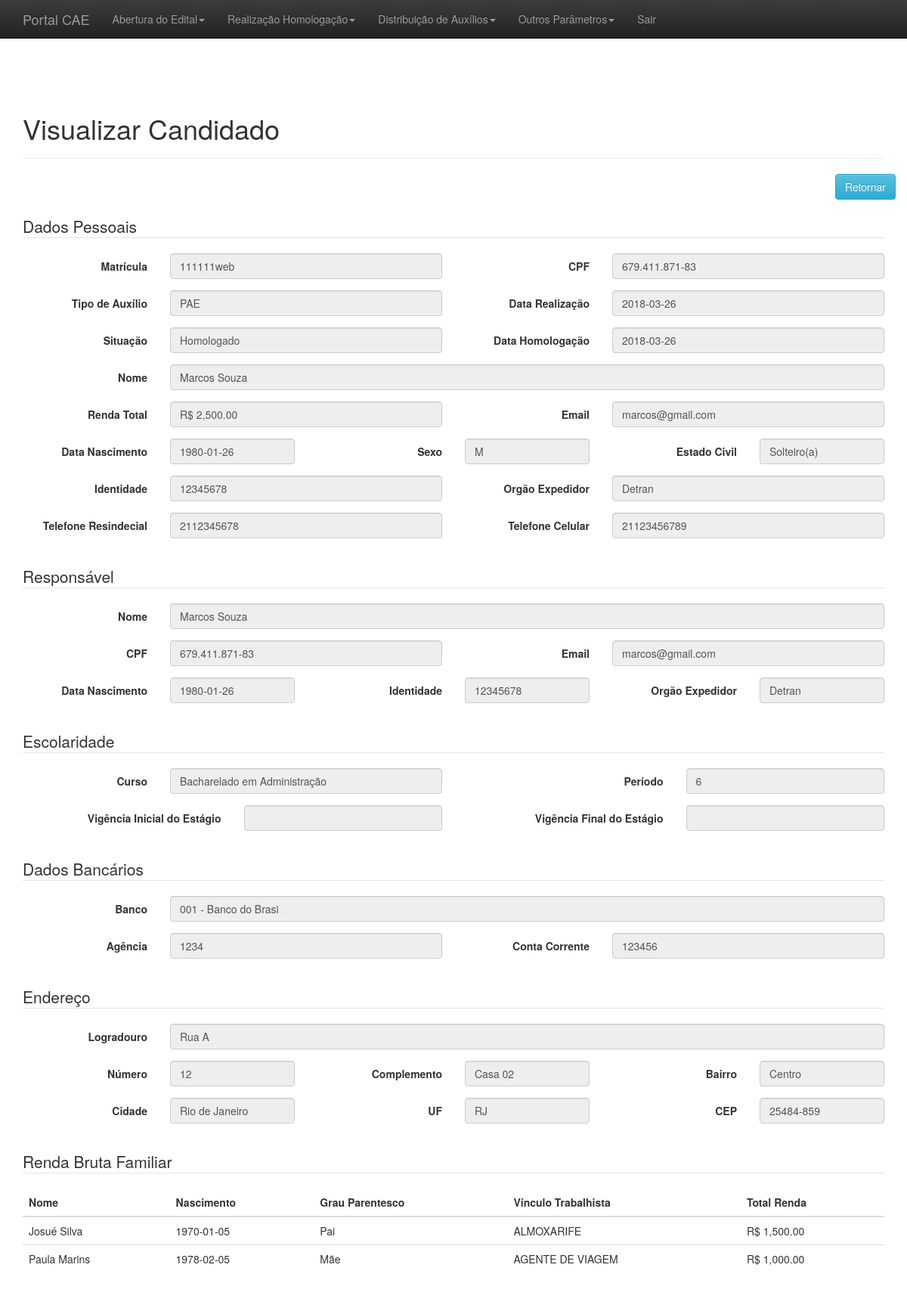
The page /adm/visualizarCandidato.php?idCandidatura=1 on the database its author committed.
### tables this page shows
CREATE TABLE `candidatura` (
  `id` int(11) NOT NULL,
  `dataRealizacao` date NOT NULL,
  `dataHomologacao` date NOT NULL,
  `dataCancelamento` date DEFAULT NULL,
  `situacao` varchar(45) NOT NULL,
  `endereco_id` int(11) DEFAULT NULL,
  `contaBancaria_id` int(11) DEFAULT NULL,
  `responsavel_id` int(11) DEFAULT NULL,
  `aluno_id` int(11) DEFAULT NULL,
  `estadoCivil_id` int(11) DEFAULT NULL,
  `classificacao_id` int(11) DEFAULT NULL,
  `tipoAuxilio_id` int(11) DEFAULT NULL,
  `justificativa_id` int(11) DEFAULT NULL,
  `editalselecao_id` int(11) DEFAULT NULL
);

CREATE TABLE `itemrenda` (
  `id` int(11) NOT NULL,
  `nome` varchar(45) NOT NULL,
  `dataNascimento` date NOT NULL,
  `totalRenda` decimal(10,0) NOT NULL,
  `candidatura_id` int(11) NOT NULL,
  `vinculoTrabalhista_id` int(11) NOT NULL,
  `grauParentesco_id` int(11) NOT NULL
);

CREATE TABLE `grauparentesco` (
  `id` int(11) NOT NULL,
  `parentesco` varchar(45) NOT NULL
);

CREATE TABLE `vinculotrabalhista` (
  `id` int(11) NOT NULL,
  `ocupacao` varchar(45) NOT NULL
);

### adm/visualizarCandidato.php (the view, shortened to what this page needs)
<?php
include_once("conexao.php");
include_once("header_adm.php");
include_once("menu_admin.php");
?>
<?php
$id = $_GET['idCandidatura'];
$result = mysqli_query($conectar, "SELECT candidatura.id, candidatura.dataCancelamento, candidatura.dataHomologacao, candidatura.aluno_id, aluno.matricula, aluno.pessoa_id, pessoa.cpf, pessoa.email, pessoa.nome, pessoa.dataNascimento, pessoa.identidade, pessoa.orgaoExpedidor, pessoa.sexo, pessoa.telefoneResidencial, pessoa.telefoneCelular, aluno.curso_id, curso.nome as 'nomeCurso', candidatura.classificacao_id, candidatura.contabancaria_id, contabancaria.nomeBanco, contabancaria.numeroAgencia, contabancaria.contaCorrente, candidatura.dataRealizacao, candidatura.endereco_id, endereco.logradouro, endereco.numero, endereco.complemento, endereco.bairro, endereco.cidade, endereco.uf, endereco.cep, aluno.escolaridade_id, escolaridade.periodo, escolaridade.vigenciaEstagioInicial, escolaridade.vigenciaEstagioFinal, candidatura.estadoCivil_id, estadocivil.descritor, candidatura.responsavel_id, responsavel.cpf AS 'respCpf', responsavel.email as 'respEmail', responsavel.nome as 'respNome', responsavel.dataNascimento as 'respDataNascimento', responsavel.identidade as 'respIdentidade', responsavel.orgaoExpedidor as 'respOrgaoExpedidor', candidatura.situacao, candidatura.tipoAuxilio_id, tipoauxilio.categoria, concat('R$ ', format((SELECT SUM(renda.totalRenda) FROM itemrenda renda WHERE renda.candidatura_id = candidatura.id), 2)) as 'totalRenda' FROM candidatura candidatura, aluno aluno, pessoa pessoa, contabancaria contabancaria, endereco endereco, escolaridade escolaridade, estadocivil estadocivil, responsavel responsavel, tipoauxilio tipoauxilio, curso curso WHERE candidatura.aluno_id = aluno.id AND aluno.pessoa_id = pessoa.id AND candidatura.contaBancaria_id = contabancaria.id AND candidatura.endereco_id = endereco.id and aluno.escolaridade_id = escolaridade.id AND candidatura.estadoCivil_id = estadocivil.id and candidatura.responsavel_id = responsavel.id AND tipoauxilio.id = candidatura.tipoAuxilio_id AND aluno.curso_id = curso.id AND candidatura.id = '$id' LIMIT 1");
$resultado = mysqli_fetch_assoc($result);
$resultado2 = mysqli_query($conectar,"SELECT itemRenda.id,itemRenda.nome,itemRenda.dataNascimento,grauparentesco.parentesco,vinculotrabalhista.ocupacao,itemRenda.candidatura_id, concat('R$ ', format(itemRenda.totalRenda, 2)) as totalRenda  FROM itemRenda itemRenda, grauparentesco grauparentesco, vinculotrabalhista vinculotrabalhista WHERE itemrenda.grauParentesco_id = grauparentesco.id and vinculotrabalhista.id = itemrenda.vinculoTrabalhista_id AND candidatura_id = '$id' ORDER BY 'id'");
?>
<br>
<br>
<div class="container theme-showcase" role="main">
	<div class="page-header">
		<h1>Visualizar Candidado</h1>
	</div>
	<div class="row">
		<div class="pull-right">
			<a href='listar_candidatos.php'><button type='button' class='btn btn-info'>Retornar</button></a>
		</div>
	</div>
	<br>
	<div class="row">
		<div class="col-md-12">
			<fieldset>
				<legend>Dados Pessoais</legend>
				<form class="form-horizontal" method = "POST" action="">
					<div class="form-group">
						<label for="inputEmail3" class="col-sm-2 control-label">Matrícula</label>
						<div class="col-sm-4">
							<input type="text" readonly="readonly" class="form-control" name="matricula" placeholder="" value = "<?php echo $resultado['matricula'];?>">
						</div>
						<label for="inputEmail3" class="col-sm-2 control-label">CPF</label>
						<div class="col-sm-4">
							<input type="text" readonly="readonly" class="form-control" id="cpf" name="cpf" placeholder="" value = "<?php echo $resultado['cpf'];?>">
						</div>
					</div>
					<div class="form-group">
						<label class="col-sm-2 control-label">Tipo de Auxílio</label>
						<div class="col-sm-4">
							<input type="text" readonly="readonly" name="tipoAuxilio" class="form-control" id="tipoAuxilio" placeholder="" value="<?php echo $resultado['categoria'];?>">
						</div>
						<label for="inputEmail3" class="col-sm-2 control-label">Data Realização</label>
						<div class="col-sm-4">
							<input type="text" readonly="readonly" class="form-control" name="dataRealizacao" placeholder="" value = "<?php echo $resultado['dataRealizacao'];?>">
						</div>
					</div>
					<div class="form-group">
						<label for="inputEmail3" class="col-sm-2 control-label">Situação</label>
						<div class="col-sm-4">
							<input type="text" readonly="readonly" class="form-control" name="situacao" placeholder="" value = "<?php echo $resultado['situacao'];?>">
						</div>
						<label for="inputEmail3" class="col-sm-2 control-label">Data Homologação</label>
						<div class="col-sm-4">
							<input type="text" readonly="readonly" class="form-control" name="situacao" placeholder="" value="<?php echo $resultado['dataHomologacao'];?>" />
						</div>
					</div>
					<div class="form-group">
						<label for="inputEmail3" class="col-sm-2 control-label">Nome</label>
						<div class="col-sm-10">
							<input type="text" readonly="readonly" class="form-control" name="nome" placeholder="" value = "<?php echo $resultado['nome'];?>">
						</div>
					</div>
					<div class="form-group">
						<label for="inputEmail3" class="col-sm-2 control-label">Renda Total</label>
						<div class="col-sm-4">
							<input type="text" readonly="readonly" class="form-control" name="rendaTotal" placeholder="" value = "<?php echo $resultado['totalRenda'];?>">
						</div>
						<label for="inputEmail3" class="col-sm-2 control-label">Email</label>
						<div class="col-sm-4">
							<input type="email" readonly="readonly"  class="form-control" name="email" placeholder="" value = "<?php echo $resultado['email'];?>">
						</div>
					</div>
					<div class="form-group">
						<label for="inputEmail3" class="col-sm-2 control-label">Data Nascimento</label>
						<div class="col-sm-2">
							<input type="text" readonly="readonly" class="form-control" name="dataNascimento" placeholder="" value = "<?php echo $resultado['dataNascimento'];?>">
						</div>
						<label for="inputEmail3" class="col-sm-2 control-label">Sexo</label>
						<div class="col-sm-2">
							<input type="text" readonly="readonly" class="form-control" name="sexo" placeholder="" value = "<?php echo $resultado['sexo'];?>">
						</div>
						<label class="col-sm-2 control-label">Estado Civil</label>
						<div class="col-sm-2">
							<input type="text" readonly="readonly" name="estadoCivil" class="form-control" id="estadoCivil" placeholder="" value="<?php echo $resultado['descritor'];?>">
						</div>
					</div>
					<div class="form-group">
						<label for="inputEmail3" class="col-sm-2 control-label">Identidade</label>
						<div class="col-sm-4">
							<input type="text" readonly="readonly" class="form-control" name="identidade" placeholder="" value = "<?php echo $resultado['identidade'];?>">
						</div>
						<label for="inputEmail3" class="col-sm-2 control-label">Orgão Expedidor</label>
						<div class="col-sm-4">
							<input type="text" readonly="readonly" class="form-control" name="orgaoExpedidor" placeholder="" value = "<?php echo $resultado['orgaoExpedidor'];?>">
						</div>
					</div>
					<div class="form-group">
						<label for="inputEmail3" class="col-sm-2 control-label">Telefone Resindecial</label>
						<div class="col-sm-4">
							<input type="text" readonly="readonly" class="form-control" name="telefoneResidencial" placeholder="" value = "<?php echo $resultado['telefoneResidencial'];?>">
						</div>
						<label for="inputEmail3" class="col-sm-2 control-label">Telefone Celular</label>
						<div class="col-sm-4">
							<input type="text" readonly="readonly" class="form-control" name="telefoneCelular" placeholder="" value = "<?php echo $resultado['telefoneCelular'];?>">
						</div>
					</div>
				</form>
			</fieldset>
			<br>
			<fieldset>
				<legend>Responsável</legend>
				<form class="form-horizontal" method = "POST" action="">
					<div class="form-group">
						<label class="col-sm-2 control-label">Nome</label>
						<div class="col-sm-10">
							<input type="text" readonly="readonly" name="respnome" class="form-control" id="respnome" placeholder="" value="<?php echo $resultado['respNome'];?>">
						</div>
					</div>
					<div class="form-group">
						<label class="col-sm-2 control-label">CPF</label>
						<div class="col-sm-4">
							<input type="text" readonly="readonly" name="respcpf" class="form-control" id="respcpf" placeholder="" value="<?php echo $resultado['respCpf'];?>">
						</div>
						<label class="col-sm-2 control-label">Email</label>
						<div class="col-sm-4">
							<input type="text" readonly="readonly" name="respemail" class="form-control" id="respemail" placeholder="" value="<?php echo $resultado['respEmail'];?>">
						</div>
					</div>
					<div class="form-group">
						<label class="col-sm-2 control-label">Data Nascimento</label>
						<div class="col-sm-2">
							<input type="text" readonly="readonly" name="respdataNascimento" class="form-control" id="respdataNascimento" placeholder="" value="<?php echo $resultado['respDataNascimento'];?>">
						</div>
						<label class="col-sm-2 control-label">Identidade</label>
						<div class="col-sm-2">
							<input type="text" readonly="readonly" name="respidentidade" class="form-control" id="respidentidade" placeholder="" value="<?php echo $resultado['respIdentidade'];?>">
						</div>
						<label class="col-sm-2 control-label">Orgão Expedidor</label>
						<div class="col-sm-2">
							<input type="text" readonly="readonly" name="resporgaoExpedidor" class="form-control" id="resporgaoExpedidor" placeholder="" value="<?php echo $resultado['respOrgaoExpedidor'];?>">
						</div>
					</div>
				</form>
			</fieldset>
			<br>
			<fieldset>
				<legend>Escolaridade</legend>
				<form class="form-horizontal" method = "POST" action="">
					 <div class="form-group">
							<label class="col-sm-2 control-label">Curso</label>
							<div class="col-sm-4">
								<input type="text" readonly="readonly" name="nomeCurso" class="form-control" id="nomeCurso" placeholder="" value="<?php echo $resultado['nomeCurso'];?>">
							</div>
						<label class="col-sm-3 control-label">Período</label>
						<div class="col-sm-3">
							<input type="text" readonly="readonly" name="periodo" class="form-control" id="periodo" placeholder="" value="<?php echo $resultado['periodo'];?>">
						</div>
					</div>
					<div class="form-group">
						<label class="col-sm-3 control-label">Vigência Inicial do Estágio</label>
						<div class="col-sm-3">
							<input type="text" readonly="readonly" name="vigenciaEstagioInicial" class="form-control" id="vigenciaEstagioInicial" placeholder="" value="<?php echo $resultado['vigenciaEstagioInicial'];?>">
						</div>
						<label class="col-sm-3 control-label">Vigência Final do Estágio</label>
						<div class="col-sm-3">
							<input type="text" readonly="readonly" name="vigenciaEstagioFinal" class="form-control" id="vigenciaEstagioFinal" placeholder="" value="<?php echo $resultado['vigenciaEstagioFinal'];?>">
						</div>
					</div>
				</form>
			</fieldset>
			<br>
			<fieldset>
				<legend>Dados Bancários</legend>
				<form class="form-horizontal" method = "POST" action="">
					<div class="form-group">
						<label class="col-sm-2 control-label">Banco</label>
						<div class="col-sm-10">
							<input type="text" readonly="readonly" name="nomeBanco" class="form-control" id="nomeBanco" placeholder="" value="<?php echo $resultado['nomeBanco'];?>">
						</div>
					</div>
					<div class="form-group">
						<label class="col-sm-2 control-label">Agência</label>
						<div class="col-sm-4">
							<input type="text" readonly="readonly" name="numeroAgencia" class="form-control" id="numeroAgencia" placeholder="" value="<?php echo $resultado['numeroAgencia'];?>">
						</div>
						<label class="col-sm-2 control-label">Conta Corrente</label>
						<div class="col-sm-4">
							<input type="text" readonly="readonly" name="contaCorrente" class="form-control" id="contaCorrente" placeholder="" value="<?php echo $resultado['contaCorrente'];?>">
						</div>
					</div>
				</form>
			</fieldset>
			<br>
			<fieldset>
				<legend>Endereço</legend>
				<form class="form-horizontal" method = "POST" action="">
					<div class="form-group">
						<label class="col-sm-2 control-label">Logradouro</label>
						<div class="col-sm-10">
							<input type="text" readonly="readonly" name="logradouro" class="form-control" id="logradouro" placeholder="" value="<?php echo $resultado['logradouro'];?>">
						</div>
					</div>
					<div class="form-group">
						<label class="col-sm-2 control-label">Número</label>
						<div class="col-sm-2">
							<input type="text" readonly="readonly" name="numero" class="form-control" id="numero" placeholder="" value="<?php echo $resultado['numero'];?>">
						</div>
						<label class="col-sm-2 control-label">Complemento</label>
						<div class="col-sm-2">
							<input type="text" readonly="readonly" name="complemento" class="form-control" id="complemento" placeholder="" value="<?php echo $resultado['complemento'];?>">
						</div>
						<label class="col-sm-2 control-label">Bairro</label>
						<div class="col-sm-2">
							<input type="text" readonly="readonly" name="bairro" class="form-control" id="bairro" placeholder="" value="<?php echo $resultado['bairro'];?>">
						</div>
					</div>
					<div class="form-group">
						<label class="col-sm-2 control-label">Cidade</label>
						<div class="col-sm-2">
							<input type="text" readonly="readonly" name="cidade" class="form-control" id="cidade" placeholder="" value="<?php echo $resultado['cidade'];?>">
						</div>
						<label class="col-sm-2 control-label">UF</label>
						<div class="col-sm-2">
							<input type="text" readonly="readonly" name="uf" class="form-control" id="uf" placeholder="" value="<?php echo $resultado['uf'];?>">
						</div>
						<label class="col-sm-2 control-label">CEP</label>
						<div class="col-sm-2">
							<input type="text" readonly="readonly" name="cep" class="form-control" id="cep" placeholder="" value="<?php echo $resultado['cep'];?>">
						</div>
					</div>
				</form>
			</fieldset>
			<br>
			<fieldset>
				<legend>Renda Bruta Familiar</legend>
				<form class="form-horizontal" method = "POST" action="">
					<div class="row">
						<div class="col-md-12">
							<table class="table">
								<thead>
									<tr>
										<th>Nome</th>
										<th>Nascimento</th>
										<th>Grau Parentesco</th>
										<th>Vínculo Trabalhista</th>
										<th>Total Renda</th>
									</tr>
								</thead>
								<tbody>
									<?php while($linhas2 = mysqli_fetch_array($resultado2)){
										echo "<tr>";
											echo "<td>".$linhas2['nome']."</td>";
											echo "<td>".$linhas2['dataNascimento']."</td>";
											echo "<td>".$linhas2['parentesco']."</td>";
											echo "<td>".$linhas2['ocupacao']."</td>";
											echo "<td>".$linhas2['totalRenda']."</td>";
										echo "</tr>";
									}?>
								</tbody>
							</table>
						</div>
					</div>
				</form>
			</fieldset>
		</div>
	</div>
</div>
<?php
include_once("footer_adm.php");
?>

### adm/css/theme.css (style rules this page uses)
body { padding-top: 70px; padding-bottom: 30px; }

### rows shown on the page
candidatura: dataRealizacao "2018-03-26", situacao "Homologado", situacao "2018-03-26"
itemrenda: nome "Josué Silva", dataNascimento "1970-01-05", grauParentesco.parentesco "Pai", vinculoTrabalhista.ocupacao "ALMOXARIFE", totalRenda "R$ 1,500.00"
itemrenda: nome "Paula Marins", dataNascimento "1978-02-05", grauParentesco.parentesco "Mãe", vinculoTrabalhista.ocupacao "AGENTE DE VIAGEM", totalRenda "R$ 1,000.00"
